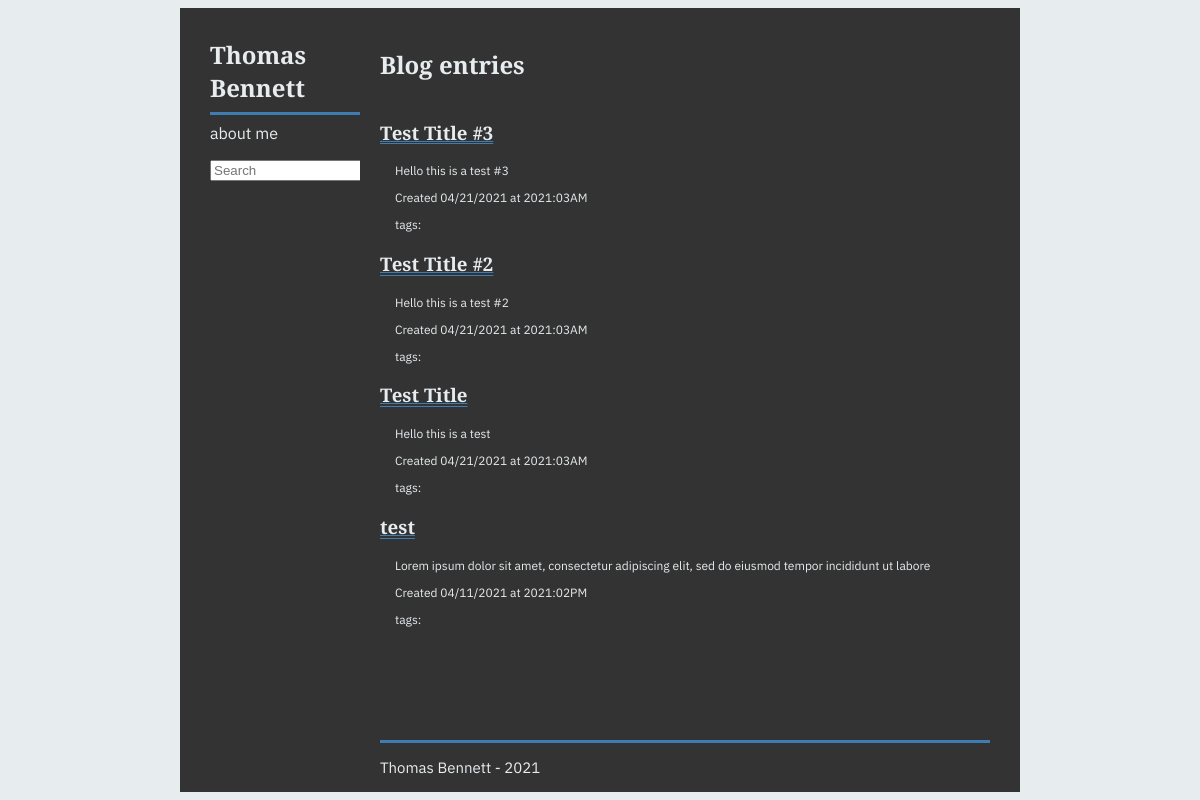
The app's page /, older data.
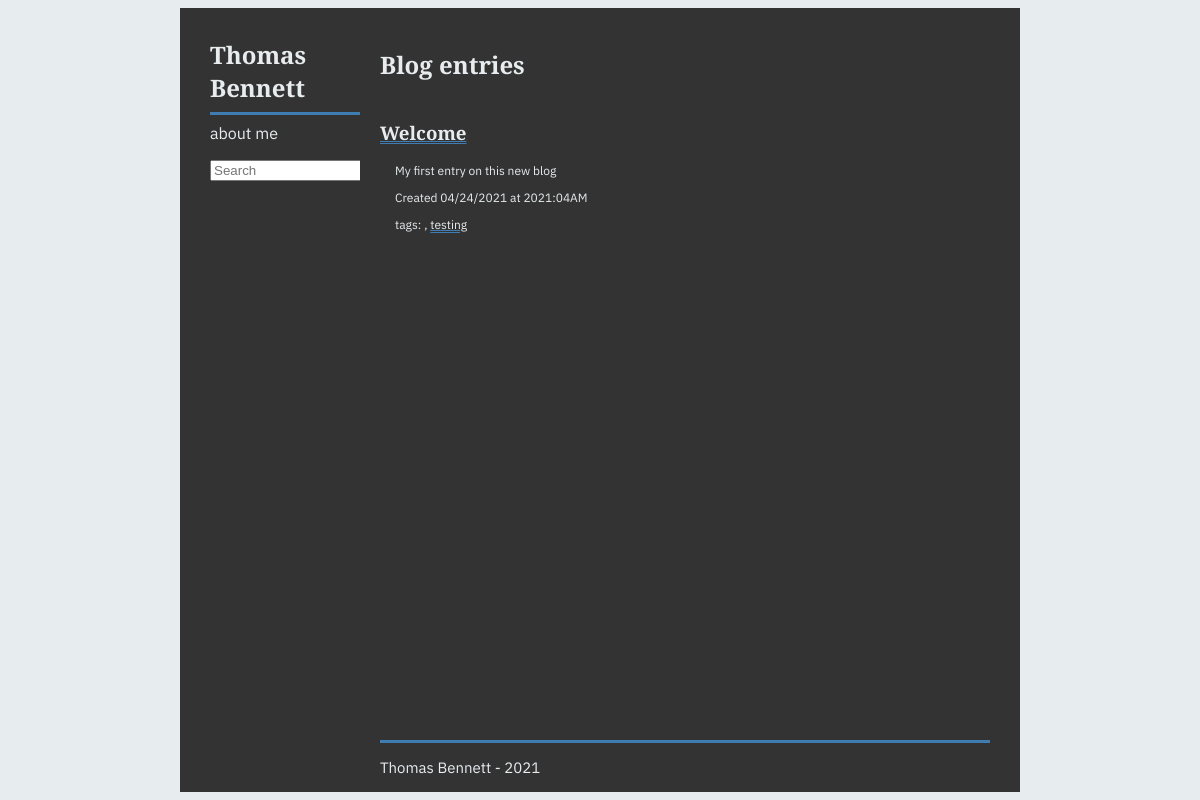
The same page, newer data.
### app.py (models this page shows, shortened)
class Entry(flask_db.Model):
    title = CharField()
    slug = CharField(unique=True)
    summary = CharField()
    content = TextField()
    published = BooleanField(index=True)
    timestamp = DateTimeField(default=datetime.datetime.now, index=True)
    def get_tags(self):
        try:
            tags = [tag.tag.title for tag in self.tags]
        except:
            tags = []
        finally:
            return tags
    @classmethod
    def public(cls):
        return Entry.select().where(Entry.published == True)

class Tag(flask_db.Model):
    title = CharField(unique=True)

### app.py (the view)
@app.route('/')
def index(q=None, t=None):
    search_query = request.args.get('q') or q
    tag_search_query = request.args.get('t') or t
    search_title=None
    if search_query:
        query = Entry.search(search_query)
        search_title = search_query
    elif tag_search_query:
        query = Tag.search(tag_search_query)
        search_title = "Tag: " + tag_search_query
    else:
        query = Entry.public().order_by(Entry.timestamp.desc())
    return object_list('index.html', query, search=search_title)

### templates/index.html (shortened to what this page needs)
{% extends "base.html" %}
{% block content_title %}{% if search %}Search "{{ search }}"{% else %}Blog entries{% endif %}{% endblock %}
{% block content %}
  {% for entry in object_list %}
    <h3>
      <a class='index-entry-title' href="{% if entry.published %}{{ url_for('detail', slug=entry.slug) }}{% else %}{{ url_for('edit', slug=entry.slug) }}{% endif %}">
        {{ entry.title }}
      </a>
    </h3>
    <div class="index-entry-info">
      <p>{{ entry.summary }}</p>
      <p class='index-entry-created'>Created {{ entry.timestamp.strftime('%m/%d/%Y at %G:%I%p') }}</p>
      <p>tags: {% for e in entry.get_tags() %}<a href='{{ url_for('index', t=e) }}'>{{ e }}</a>{% if not loop.last %}, {% endif %}{% endfor %}</p>
    </div>
    {% else %}
    <p>No entries have been created yet.</p>
  {% endfor %}
{% endblock %}

### templates/base.html (shortened to what this page needs)
<!doctype html>
<html>
  <head>
    <link rel=stylesheet type=text/css href="{{ url_for('static', filename='css/main.css') }}" />
    <link rel=stylesheet type=text/css href="{{ url_for('static', filename='css/hilite.css') }}" />
  </head>
  <body>
    <nav>
      <a id='blog-name' href="{{ url_for('index') }}">Thomas<br>Bennett</a>
      <hr>
      <ul>
        <li><a href="{{ url_for('about_me') }}">about me</a></li>
      </ul>
      {% block search_bar %}
        <form action="{{ url_for('index') }}" id="search-form" method="get" role="search">
            <input name="q" placeholder="Search" type="text" value="{% if search %}{{ search }}{% endif %}">
        </form>
      {% endblock %}
    </nav>
    <main>
      {% block page_header %}
        <div class="page-header">
          <h2>{% block content_title %}{% endblock %}</h2>
        </div>
      {% endblock %}
      <div class='content'>
        {% block content %}{% endblock %}
      </div>
      <footer>
        <hr />
        <p>Thomas Bennett - 2021</p>
      </footer>
    </main>
  </body>
</html>

### static/css/main.css (style rules this page uses)
:root { --accent: #3E7CB1; --text-color: #E7ECEF; --background-color: #E7ECEF; --body-color: #333333; }
html { background-color: var(--background-color); display: flex; justify-content: center; align-items: stretch; min-height: 100%; }
body { max-width: 70%; background-color: var(--body-color); display: flex; flex-direction: row; justify-content: left; flex-grow: 1; font-family: 'IBM Plex Sans', sans-serif; color: var(--text-color); }
a:link { text-decoration: underline; text-decoration-color: var(--accent); text-decoration-style: double; color: var(--text-color); }
hr { color: var(--accent); height: 3px; background-color: var(--accent); border-style: none; }
nav { margin-top: 30px; padding-left: 30px; margin-right: 15px; width: 150px; overflow: hidden; position: fixed; }
nav ul { list-style-type: none; padding-left: 0px; margin-top: 0px; }
nav a:link { text-decoration: none; }
#blog-name { font-family: Merriweather, serif; font-weight: bold; font-size: 24px; }
main { margin-top: 20px; margin-left: 200px; display: flex; flex-direction: column; flex-grow: 1; margin-right: 30px; max-width: calc(100% - 220px); }
.page-header { font-family: Merriweather; }
.content { flex-grow: 1; max-width: 100%; }
.index-entry-title { font-family: Merriweather; }
.index-entry-info { padding-left: 15px; font-size: 12px; }
footer { font-size: 15px; }

Row changes from the older to the newer data that the page shows:
removed Entry: title "Test Title #3", summary "Hello this is a test #3", timestamp "04/21/2021 at 2021:03AM"
no longer on this page (row edited): Entry: title "Test Title #2", summary "Hello this is a test #2", timestamp "04/21/2021 at 2021:03AM"
removed Entry: title "Test Title", summary "Hello this is a test", timestamp "04/21/2021 at 2021:03AM"
removed Entry: title "test", summary "Lorem ipsum dolor sit amet, consectetur adipiscing elit, sed do eiusmod tempor incididunt ut labore", timestamp "04/11/2021 at 2021:02PM"
added Entry: title "Welcome", summary "My first entry on this new blog", timestamp "04/24/2021 at 2021:04AM"
added Tag: title "testing"
